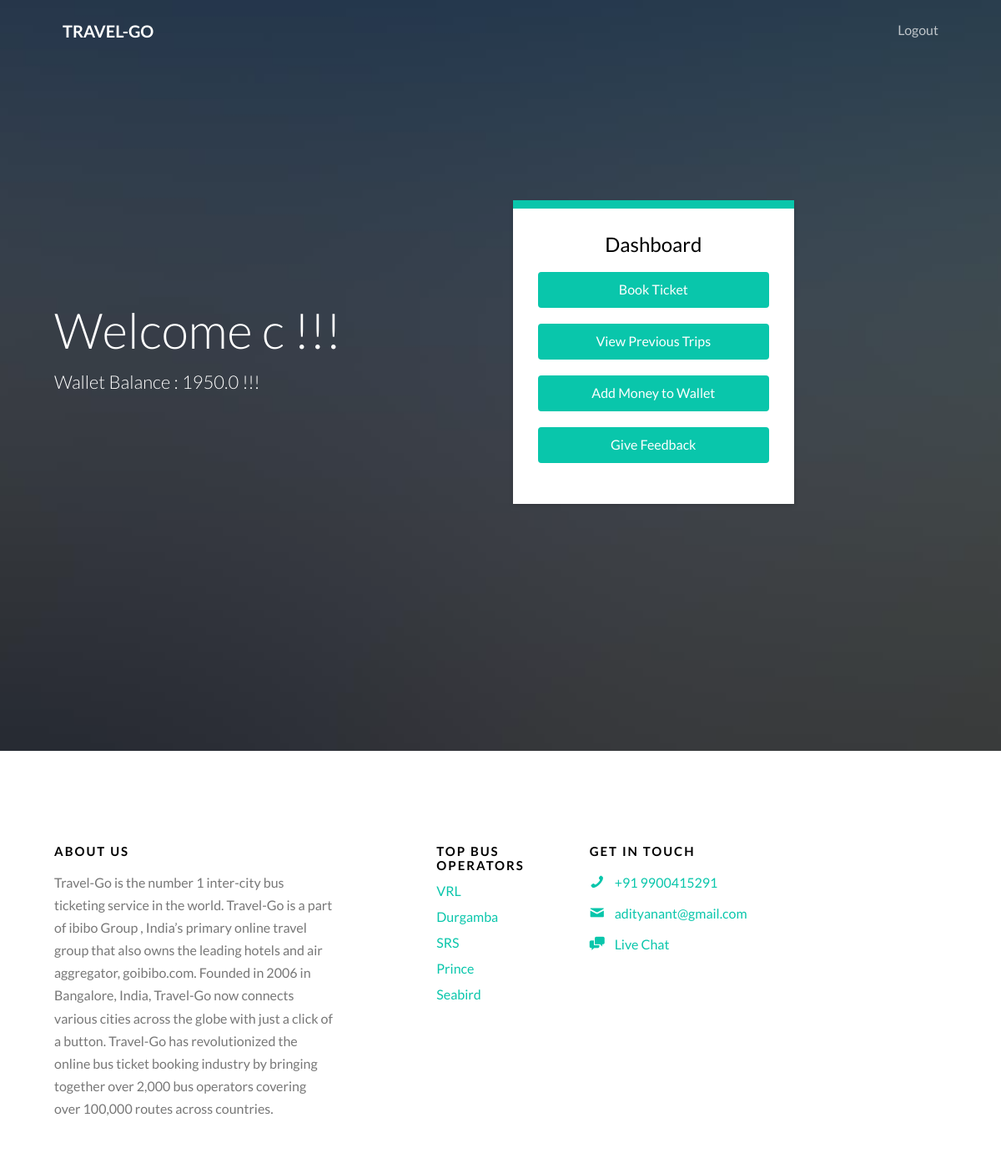
Before: /booking/passenger/ (signed in) with the older database file.
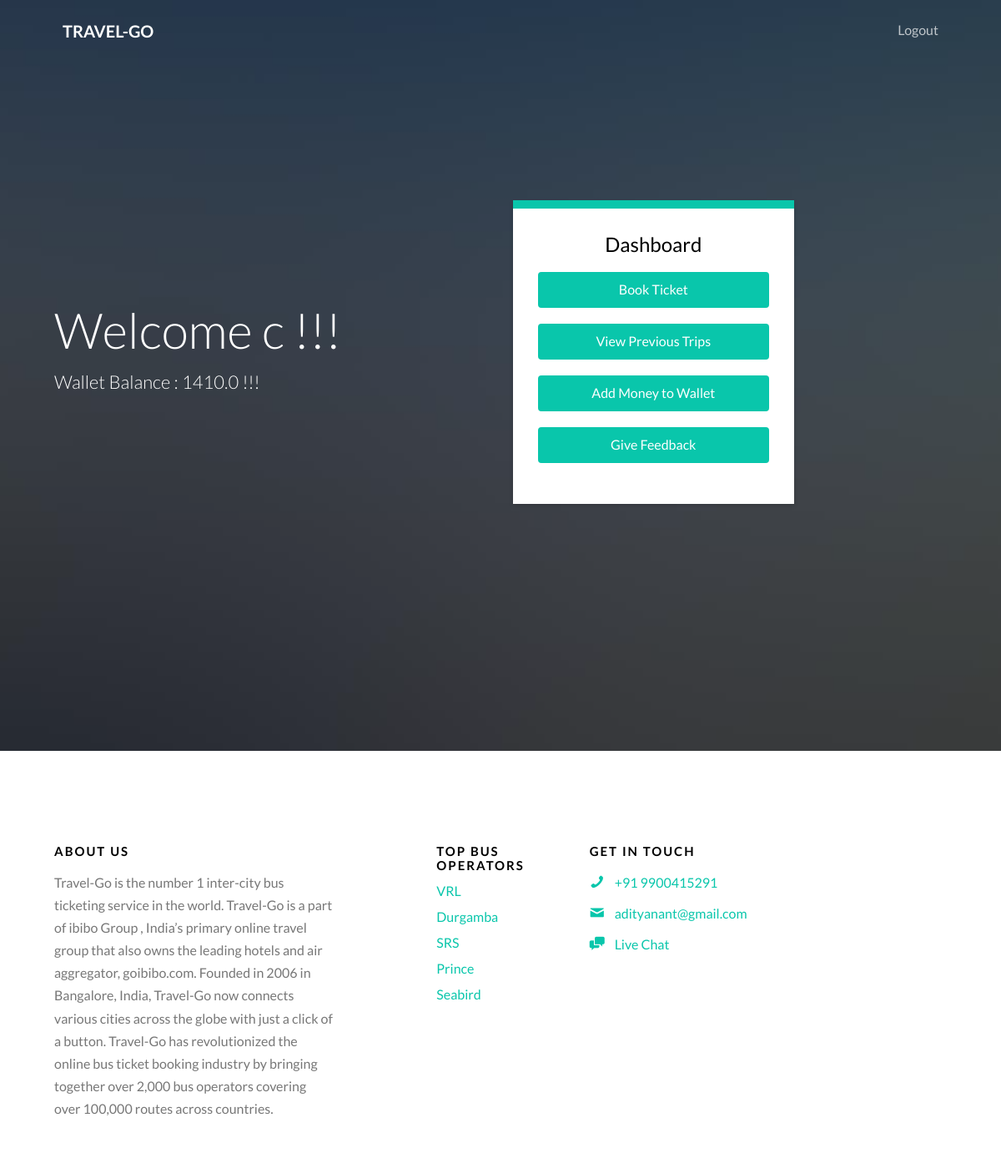
After: the same page with the newer database file.
### booking/models.py (models this page shows, shortened)
class Wallet(models.Model):
    user = models.OneToOneField(User,on_delete=models.CASCADE)
    balance = models.FloatField(default=0.0,blank=False)
    created_at = models.DateTimeField(auto_now_add=True)
    updated_at = models.DateTimeField(auto_now=True)

### booking/views.py (the view)
@login_required
def passenger_home(request):
	if request.method == 'POST':
		username = request.POST['username']
		user = User.objects.get(username=username)
		action = request.POST['choice']
		if action == 'Book Ticket':
			return redirect('/booking/book_ticket/')
		elif action == 'View Previous Trips':
			return redirect('/booking/view_trips/')
		elif action == 'Add Money to Wallet':
			return redirect('/booking/wallet/')
		elif action == 'Give Feedback':
			return redirect('/booking/feedback/')
		else:
			return render(request,'booking/passenger.html', {})
	else:
		w = Wallet.objects.get(user=request.user)
		return render(request,'booking/passenger.html', {'w':w})

### booking/templates/booking/passenger.html (shortened to what this page needs)
{% extends 'booking/index.html' %}
{% block nav %}
<div class="row">
				<div class="col-sm-4 col-xs-12">
					<div id="gtco-logo"><a href="/booking">Travel-go<em></em></a></div>
				</div>
				<div class="col-xs-8 text-right menu-1">
					<ul>
						<li><a href="/booking">Logout</a></li>
					</ul>
				</div>
				</div>
{% endblock %}
{% block h %}
<h1>Welcome {{request.user.username}} !!!</h1>
<h2>Wallet Balance : {{w.balance}} !!!</h2>
{% endblock %}
{% block k %}
<div class="col-md-4 col-md-push-1 animate-box" data-animate-effect="fadeInRight">
<div class="form-wrap">
<div class="tab">
<div class="tab-content">
<div class="tab-content-inner active" data-content="signup">
	<center><h3>Dashboard</h3></center>
												<form id="action-form" method="POST">
													<div class="row form-group">
														<div class="col-md-12">
															<input type="submit" class="btn btn-primary btn-block" name="choice" value="Book Ticket" required="required" id="switch_4_1"/>
														</div>
													</div>
													<div class="row form-group">
														<div class="col-md-12">
															<input type="submit" class="btn btn-primary btn-block" name="choice" value="View Previous Trips" required="required" id="switch_4_1"/>
														</div>
													</div>
													<div class="row form-group">
														<div class="col-md-12">
															<input type="submit" class="btn btn-primary btn-block" name="choice" value="Add Money to Wallet" required="required" id="switch_4_1"/>
														</div>
													</div>
													<div class="row form-group">
														<div class="col-md-12">
															<input type="submit" class="btn btn-primary btn-block" name="choice" value="Give Feedback" required="required" id="switch_4_1"/>
														</div>
													</div>
												</form>
										</div>
										</div>
									</div>
								</div>
							</div>
{% endblock%}

Changed rows visible on the page:
changed Wallet: balance "1950.0" → "1410.0"
